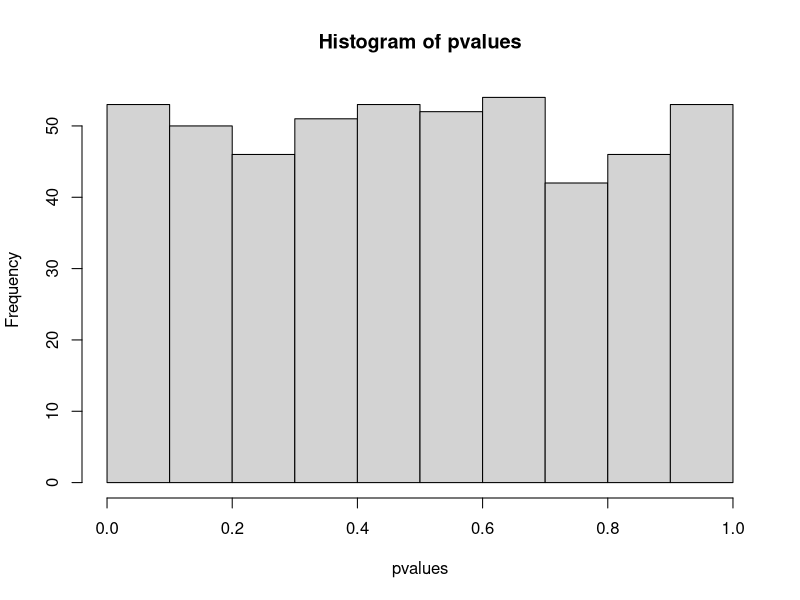

Write R code to recreate this figure.
randomdata <- matrix(rnorm(50 * 500), ncol = 50)
class <- factor(c(rep("NC", 20), rep("cancer", 30)))
tmp <- t.test(randomdata[1, ] ~ class)
tmp
attributes(tmp)
tmp$p.value
pvalues <- apply(randomdata, 1, function(x) t.test(x ~ class)$p.value)
hist(pvalues)
order(pvalues)
which(pvalues < 0.05)
sum(pvalues < 0.05)
